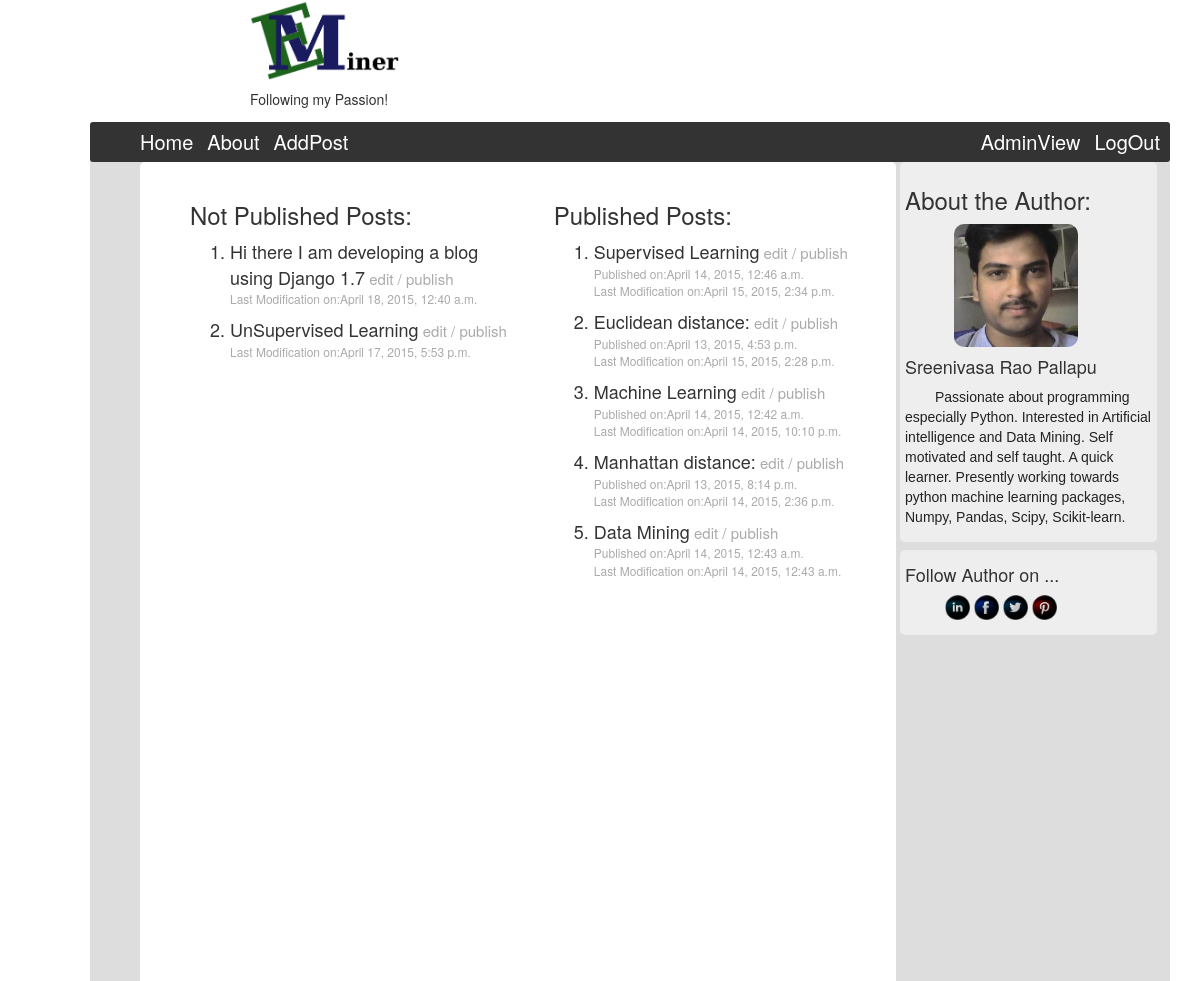
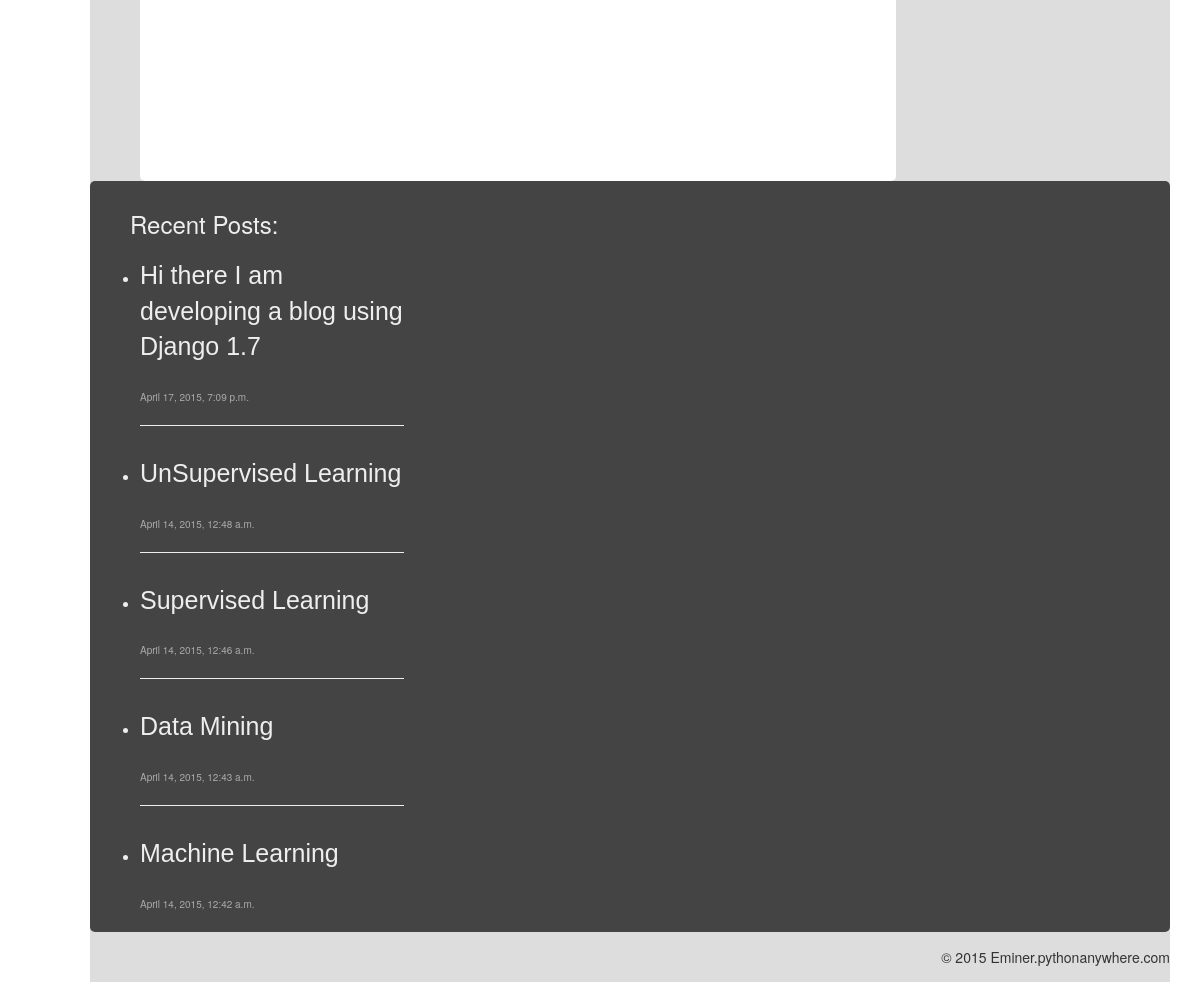
The app's page /blog/publisherview/ (signed in) with its own data (2 pictures, top to bottom).
### eminer/models.py (models this page shows, shortened)
class NewEntry(models.Model):
    title = models.CharField(max_length=200,)
    body = MarkdownField()
    published = models.BooleanField(default=False)
    posted = models.DateTimeField(auto_now_add=True)
    modified = models.DateTimeField(auto_now=True)
    slug = models.SlugField(max_length = 200,)
    tag = models.ManyToManyField(Tag, null=False)

### eminer/views.py (the view)
@login_required
def PublisherView(request, post_name_edit=None):
    not_published = NewEntry.objects.filter(published = False).order_by('-modified')
    published_posts = NewEntry.objects.filter(published = True).order_by('-modified')[:10]
    recent = NewEntry.objects.order_by('-posted')[:5]
    return render(request, 'eminer/admin_view.html', {'not_published':not_published, 'published_posts':published_posts, 'recent':recent})

### templates/eminer/admin_view.html
{% extends 'eminer/base.html' %}
{% load django_markdown %}
{% block index_view %}
        <div class='notpublished_posts'>
            {% if not_published %}
            <h3>Not Published Posts:</h3>
            <ol>
            {% for not_publish in not_published %}
            <li><a style='color:#333; text-decoration:none;' href="/blog/{{ not_publish.slug }}/">{{ not_publish.title }}</a><a style='color:#aaa; text-decoration:none;font-size:15px;' href="/blog/edit/{{ not_publish.slug }}/"> edit /</a><a style='color:#aaa; text-decoration:none;font-size:15px;' href="/blog/publish/{{ not_publish.slug }}"> publish</a></li>
            <p style='font-size:12px;color:#aaa;'>Last Modification on:{{ not_publish.modified }}</p>
            {% endfor %}</ol>
            {% endif %}
        </div>
        <div class='published_posts'>
    {% if published_posts %}
            <h3>Published Posts:</h3>
            <ol>
            {% for publish in published_posts %}
            <li><a style='color:#333; text-decoration:none;' href="/blog/{{ publish.slug }}/">{{ publish.title }}</a><a style='color:#aaa; text-decoration:none;font-size:15px;' href="/blog/edit/{{ publish.slug }}/"> edit /</a><a style='color:#aaa; text-decoration:none;font-size:15px;' href="/blog/publish/{{ publish.slug }}"> publish</a></li>
            <p style='font-size:12px;color:#aaa;'>Published on:{{ publish.posted }}<br />
                Last Modification on:{{ publish.modified }}
                </p>
            {% endfor %}</ol>
            {% endif %}
        </div>
{% endblock %}

### templates/eminer/base.html (shortened to what this page needs)
<!DOCTYPE html>
{% load static %}
{% load django_markdown %}
<html>
<head>
    <link rel='stylesheet' type='text/css' href="{% static 'css/base.css' %}"/>
    <link rel="stylesheet" href="http://maxcdn.bootstrapcdn.com/bootstrap/3.3.4/css/bootstrap.min.css">
</head>
<body>
    <div class='title_view'>
    <a style='text-decoration:none;color:#000;' href="{% url 'home' %}"><img src="{% static 'images/logo.png' %}"/></a>
    <h5>Following my Passion!</h5>
    </div><br/>
    <div class='index_view'>
        <div class='nav_bar' role="navigation">
            <ul>
            <li><a href="{% url 'home' %}">Home</a></li>
            <li><a href="{% url 'about' %}">About</a></li>
            <li><a href="{% url 'add_post' %}">AddPost</a></li></ul>
            <ul style="position:relative;float:right;">
                {% if user.is_superuser %}
                <li><a href="{% url 'publisher-view' %}">AdminView</a></li>
                {% endif %}
                {% if user.is_authenticated %}
                <li><a href="{% url 'auth_logout' %}">LogOut</a></li>
                {% else %}}
                <li><a href="{% url 'registration_register' %}">Register Here</a></li>
                <li><a href="{% url 'auth_login' %}">Login</a></li>
                {% endif %}
            </ul>
        </div>
        <div>
        <div class='side_view'>
            <div class='author_view'>
                <h3>About the Author:</h3>
                <img src="{% static 'images/pro.jpg' %}"/>
                <h4>Sreenivasa Rao Pallapu</h4>
                <p>Passionate about programming especially Python. Interested in Artificial intelligence and Data Mining. Self motivated and self taught. A quick learner. Presently working towards python machine learning packages, Numpy, Pandas, Scipy, Scikit-learn.</p>
            </div>
            <div class='follow_author'>
                <h4>Follow Author on ...</h4>
                <ul>
                <li><a href='https://in.linkedin.com/in/sreenivas134'><img src="{% static 'images/linkedin.png' %}"/></a></li>
                <li><a href='https://www.facebook.com/sreenivas.pallapu'><img src="{% static 'images/facebook.png' %}"/></a></li>
                <li><a href='https://twitter.com/sreenivaseng'><img src="{% static 'images/twitter.png' %}"/></a></li>
                <li><a href='https://in.pinterest.com/sreenivas134/'><img src="{% static 'images/pinterest.png' %}"/></a></li>
                </ul>
            </div>
        </div>
        <div class='post_view'><div class='index_html'>{% block index_view %}{% endblock %}</div></div>
    </div>
    <div class='footer_view'>
        <div class='recent_posts'>
            <h3 style='padding-left:30px;'>Recent Posts:</h3>
            {% if recent %}
            <ul>
            {% for post in recent %}
                <li><a href="/blog/{{ post.slug }}/">{{ post.title }}</a></li><br/><span style='font-size:10px;color:#aaa;'>{{ post.posted }}</span>{% if not forloop.last %}<hr style='color:#222;'/>{% endif %}
            {% endfor %}
             </ul>
            {% endif %}
        </div>
        </div>
    <div class='copy_view'>
        <span style='position:relative;top:15px;float:right;'>&copy 2015 Eminer.pythonanywhere.com</span>
        </div>
</div>
</body>
</html>

### static/css/base.css (style rules this page uses)
body { margin-left:100px; }
.title_view img { position:relative; display:inline; width:150px; }
.title_view { position:relative; margin-left:250px; }
.index_view { position:absolute; right:30px; width:90%; background-color:#ddd; }
.nav_bar { position:relative; height:40px; width:100%; background-color:#333; margin-top:-15px; border-radius:3px; }
.nav_bar ul { position:relative; top:6px; display:inline; margin-right:10px; }
.nav_bar li { position:relative; display:inline; padding-left:10px; }
.nav_bar li a { text-decoration:none; font-size:20px; color:white; }
.post_view { width:70%; min-height:1000px; position:relative; left:50px; background-color:white; border-radius:5px; }
.post_view .index_html { padding:20px 20px 20px 20px; }
.post_view .notpublished_posts { position:relative; width:45%; float:left; margin-left:30px; font-size:18px; }
.post_view .published_posts { position:relative; width:45%; float:right; margin-left:30px; font-size:18px; }
.side_view div { width:95%; position:relative; background-color:#eee; padding:5px; margin-bottom:8px; border-radius:5px; }
.side_view { width:25%; position:relative; float:right; }
.side_view p { text-indent:30px; color:#222; font-family:arial; word-wrap:initial; }
.author_view img { width:50%; position:relative; left:20%; height:50%; border-radius:10px; }
.follow_author li { display:inline; }
.follow_author img { height:25px; width:25px; }
.footer_view { width:100%; min-height:200px; background-color:#444; position:relative; color:#eee; border-radius:5px; }
.recent_posts { width:30%; position:relative; padding:10px; }
.recent_posts a { display:block; padding-top:10px; text-decoration:none; font-family:arial; color:#eee; font-size:25px; }
.copy_view { min-height:50px; background-color:#ddd; width:100% }

### records on screen
NewEntry: title "Hi there I am developing a blog using Django 1.7", modified "April 18, 2015, 12:40 a.m.", posted "April 17, 2015, 7:09 p.m."
NewEntry: title "UnSupervised Learning", modified "April 17, 2015, 5:53 p.m.", posted "April 14, 2015, 12:48 a.m."
NewEntry: title "Supervised Learning", posted "April 14, 2015, 12:46 a.m.", modified "April 15, 2015, 2:34 p.m."
NewEntry: title "Euclidean distance:", posted "April 13, 2015, 4:53 p.m.", modified "April 15, 2015, 2:28 p.m."
NewEntry: title "Machine Learning", posted "April 14, 2015, 12:42 a.m.", modified "April 14, 2015, 10:10 p.m."
NewEntry: title "Manhattan distance:", posted "April 13, 2015, 8:14 p.m.", modified "April 14, 2015, 2:36 p.m."
NewEntry: title "Data Mining", posted "April 14, 2015, 12:43 a.m.", modified "April 14, 2015, 12:43 a.m."
